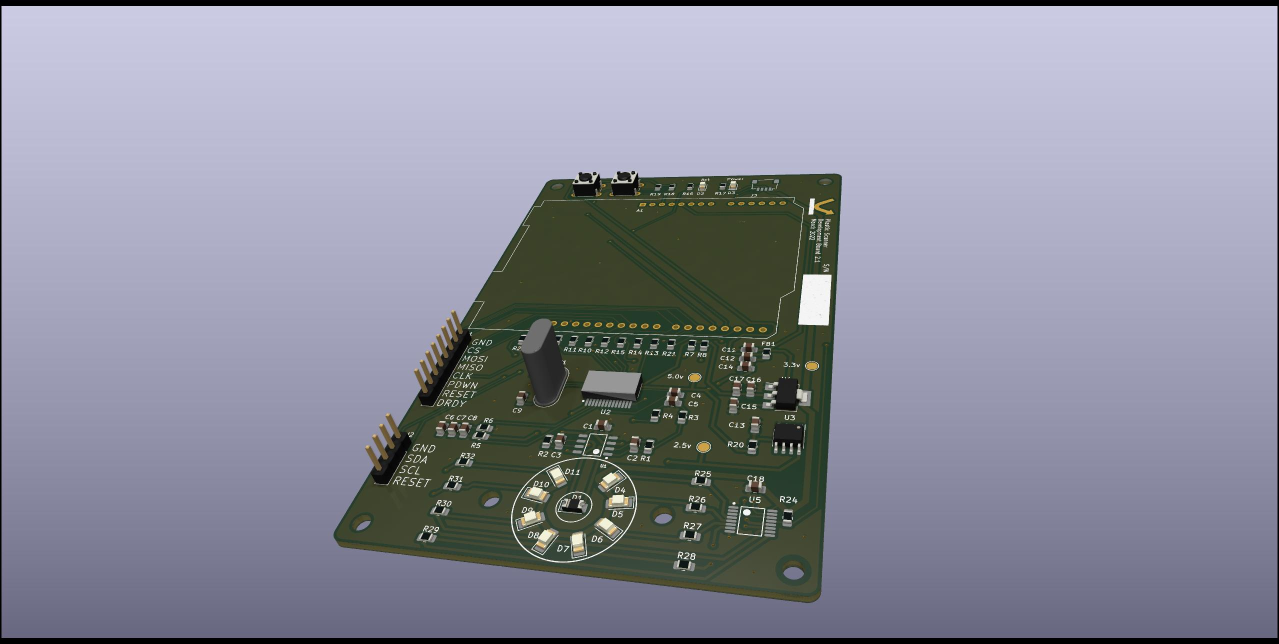
#> input picture plastic-scanner/DB2.x-Hardware-main/Media/PCB_render.jpg, 2558 x 1287 px (shown at 1/2 size)
$ python -i webcam.py   (imports and definitions only)
#> lines starting #> are read from the running program, lines starting #| are printed output that depends on the picture; after the words box and inside, x2 and y2 are one past the last pixel; in counts of white or black regions, pixels touching at a corner belong together
#> further down, picture is the input picture: shape (1287, 2558, 3); mean B, G, R 157, 142, 140.4
import cv2
import argparse
import webcolors
import numpy as np
import matplotlib.pyplot as plt

# [13 lines left out: function get_args, not called in this run]

def colour_detection(frame):

    # setting values for base colors
    b = frame[:, :, :1]
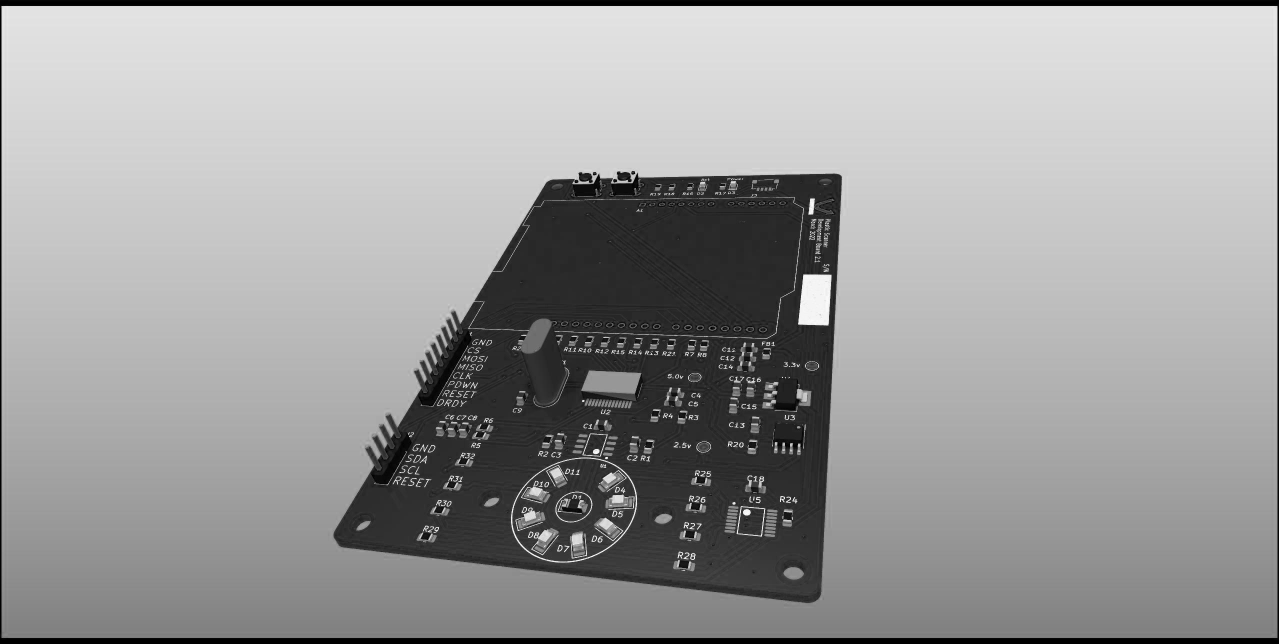
#> b: shape (1287, 2558, 1) (shown at 1/2 size); min 0, max 255, mean 157
    g = frame[:, :, 1:2]
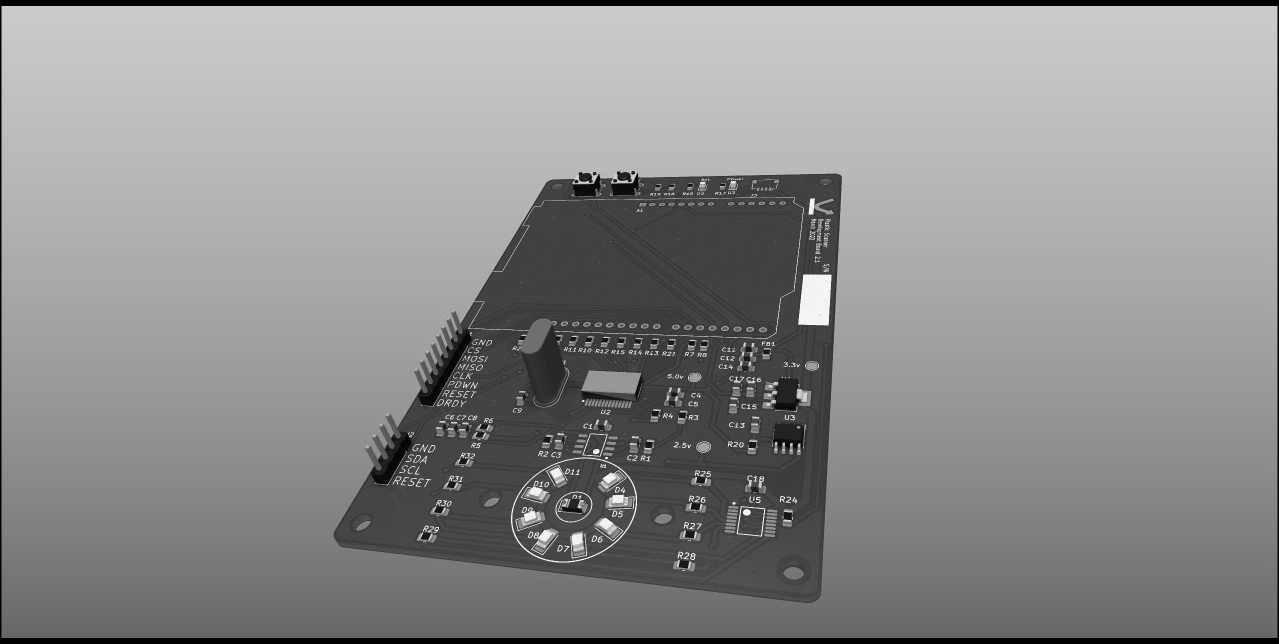
#> g: shape (1287, 2558, 1) (shown at 1/2 size); min 0, max 255, mean 142
    r = frame[:, :, 2:]

    # computing the mean
    b_mean = np.mean(b)
#> b_mean = 157
    g_mean = np.mean(g)
#> g_mean = 142
    r_mean = np.mean(r)
#> r_mean = 140.4

    # displaying the most prominent color
    if (b_mean > g_mean and b_mean > r_mean):
        print("Blue")
    if (g_mean > r_mean and g_mean > b_mean):
        print("Green")
    else:
        print("Red")

    # Convert BGR to HSV
    hsv = cv2.cvtColor(frame, cv2.COLOR_BGR2HSV)
#> hsv: shape (1287, 2558, 3); mean H, S, V 103.9, 44.5, 160.9

    # define blue color range
    light_blue = np.array([110,50,50])
    dark_blue = np.array([130,255,255])

    # Threshold the HSV image to get only blue colors
    mask = cv2.inRange(hsv, light_blue, dark_blue)
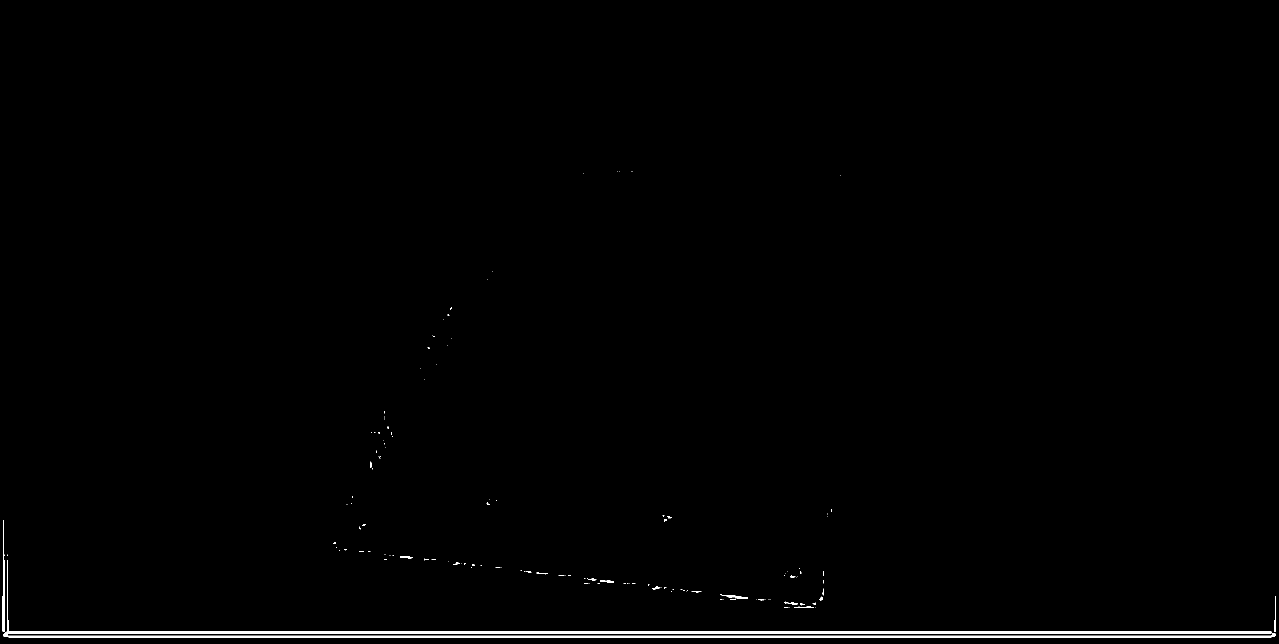
#> mask: shape (1287, 2558) (shown at 1/2 size); 0.66% white; 145 white regions (121 under 20 px), largest, box (x1, y1, x2, y2) and area: (6, 1120, 2551, 1275) 19316, (5, 1040, 9, 1264) 602, (1440, 1189, 1496, 1198) 187

    # Bitwise-AND mask and original image
    output = cv2.bitwise_and(frame,frame, mask= mask)

    # Display the frame, saved in the file
    cv2.imshow('output',output)

# [67 lines left out: functions face_detect, closest_colour, get_colour_name, mean_colour, dominant_color, not called in this run]

def histogram(frame):
    # Initialize plot.
    pass

# [119 lines left out: function main, not called in this run]

# [2 lines not run here, left out]

>>> import cv2
>>> picture = cv2.imread('../../plastic-scanner/DB2.x-Hardware-main/Media/PCB_render.jpg')
>>> result = colour_detection(picture)
